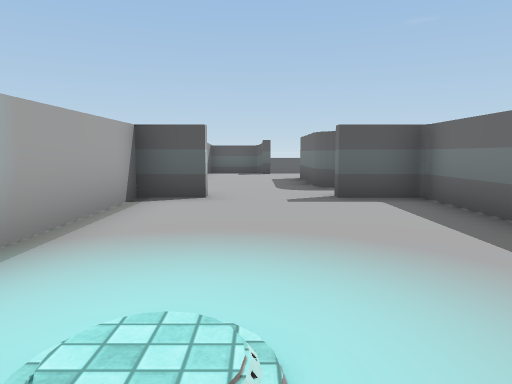
[1] (above)

16 first-person views from a walk through a Unity game level. The camera is 1.4 m above the floor, tilts 6° down and sees 70° across. The floor is counted in squares, 2 m on a side. Each view is taken from the middle of a square. On the plan, view 1 faces up. The plan holds only what a view shows up to about 11 squares ahead; the rest is blank. The place goes on beyond the plan. The player character is not drawn. Some surface patterns are stand-ins.

[2]
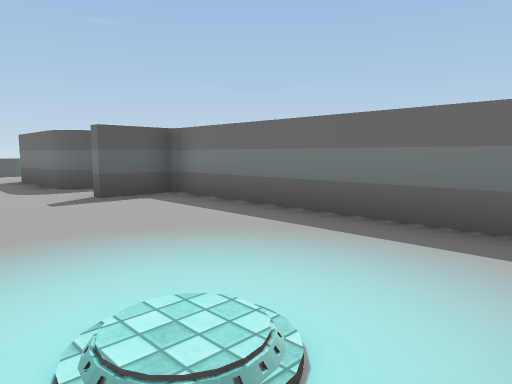

[3]
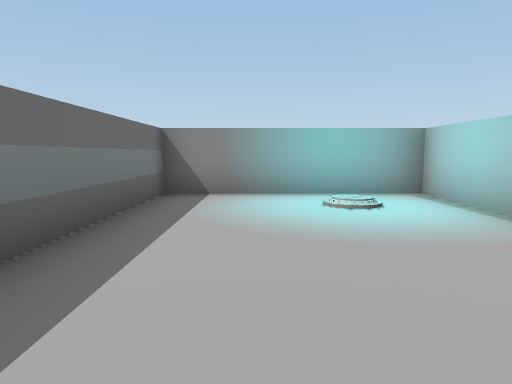

[4]
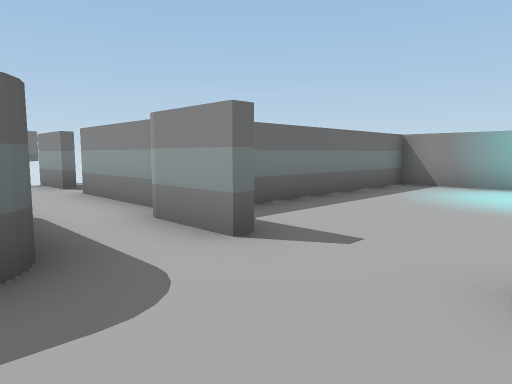

[5]
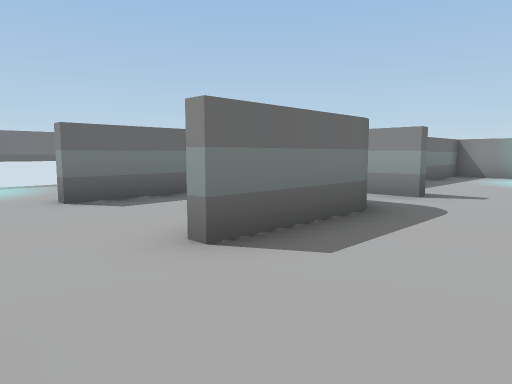

[6]
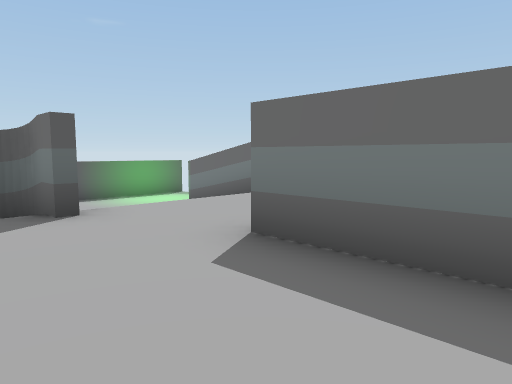

[7]
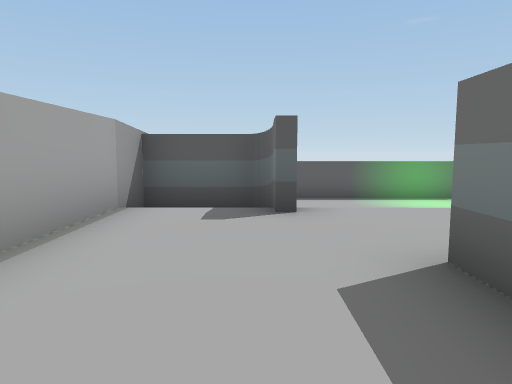

[8]
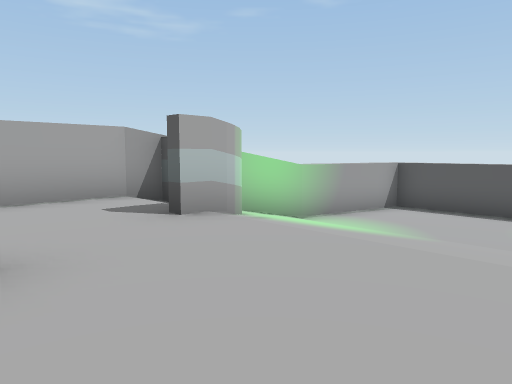

[9]
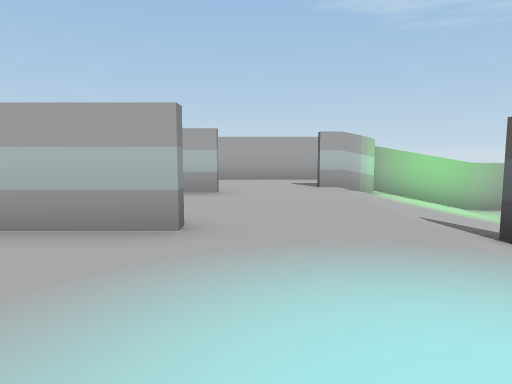

[10]
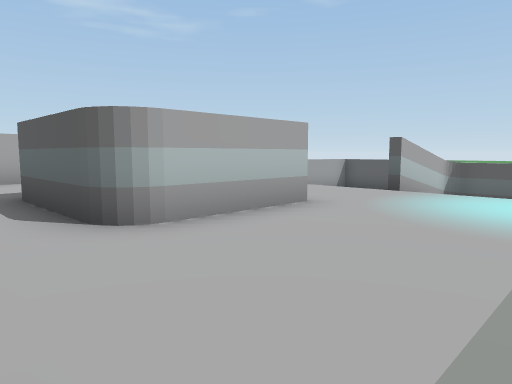

[11]
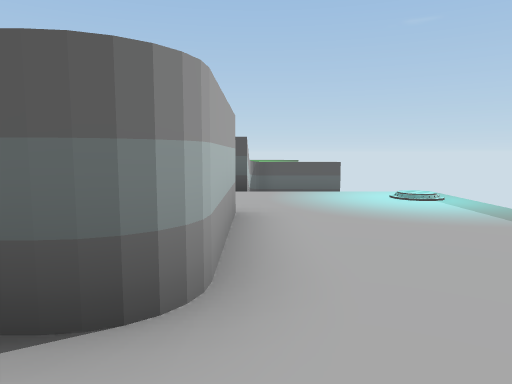

[12]
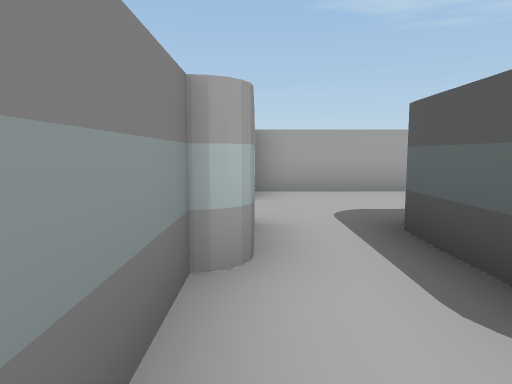

[13]
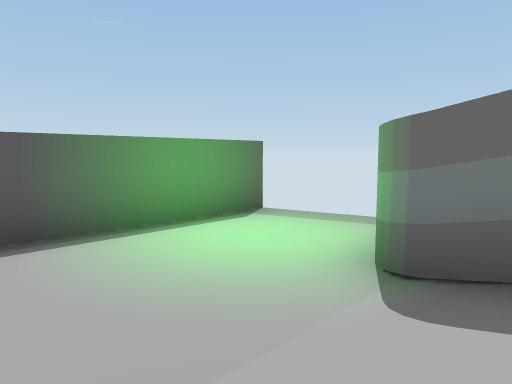

[14]
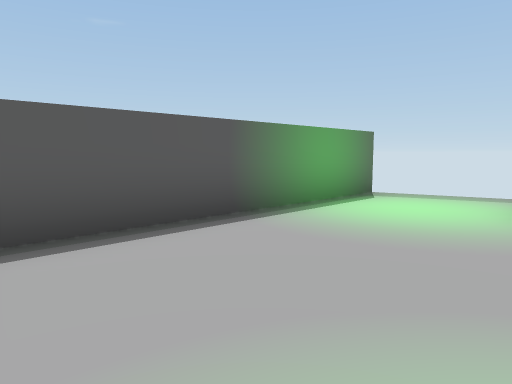

[15]
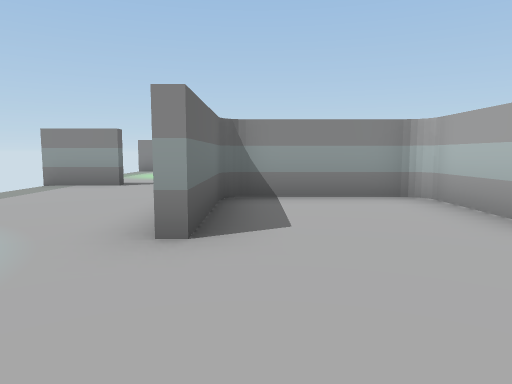

[16]
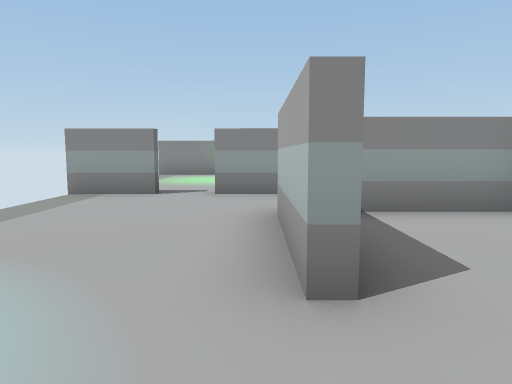

### Floor plan
Key: @ floor where view 1 was taken; # wall or solid block; x gap in a wall; . main floor; - floor 1.25 m lower than the main floor; / step, stairs or slope; T thing the floor can be seen under or through.
Columns run from 2 left of view 1 to 8 right of it. Each row starts with its distance up from view 1.
 20  #########
 19  #-------
 18  #-------
 17  #--------
 16 ##/////###
 15 #//////#
 14 #//////#
 13 ###///////
 12 #........//
 11 #..........
 10 #..#...#...
  9 #..#...#...
  8 #..T..##...
  7 #.. TT#....
  6 ##..TT.....
  5 #....###.#x
  4 #....#  ..
  3 #....#  ...
  2 #....#  ...
  1 #....#
  0 #.@..#
 -1 ######

Positions as (right, up) in squares from view 1, and headings:
1: (0, 0), facing up
2: (-1, 0), facing up-right
3: (1, 6), facing down
4: (-1, 8), facing down-right
5: (-1, 12), facing down-right
6: (-1, 8), facing up-right
7: (0, 8), facing up
8: (4, 10), facing up-left
9: (8, 11), facing left
10: (8, 6), facing up-left
11: (5, 6), facing up
12: (5, 6), facing left
13: (2, 15), facing up-right
14: (0, 16), facing up-right
15: (4, 13), facing down
16: (5, 12), facing down
